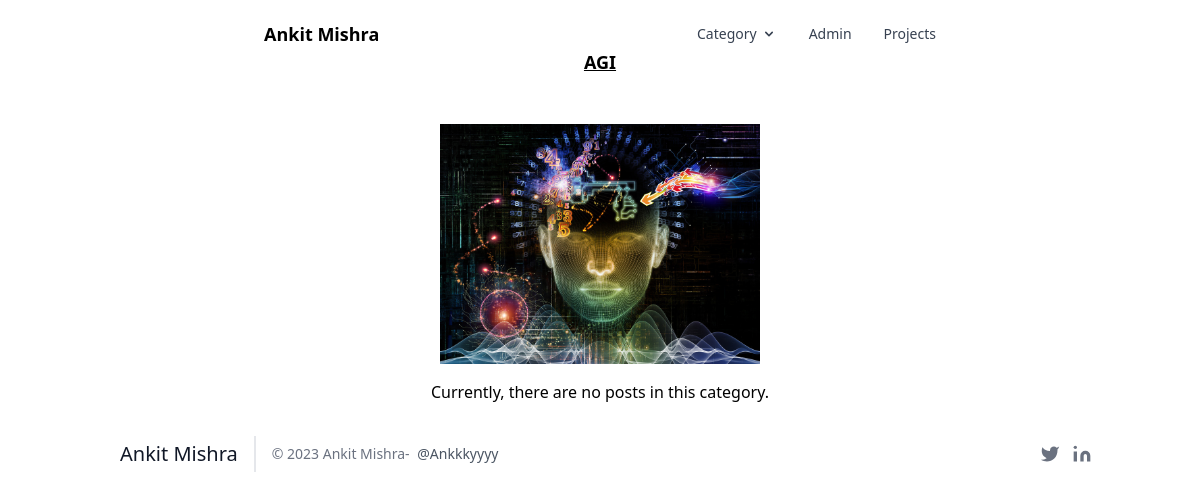
The app's page /category/agi, older data.
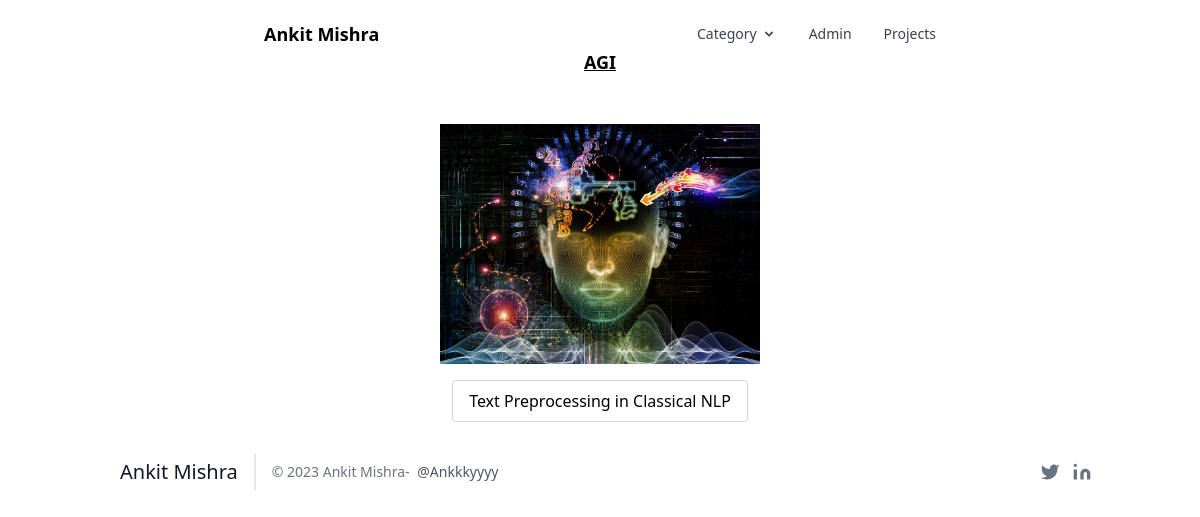
The same page, newer data.
### blog/models.py (models this page shows, shortened)
class Post(models.Model):
    post_id = models.AutoField(primary_key=True)
    title=models.CharField(max_length=200)
    content = HTMLField()
    url = models.CharField(max_length=100)
    cat = models.ForeignKey(Category,on_delete=models.CASCADE)
    image= models.ImageField(upload_to='post/')

### blog/views.py (the view)
# urls.py: path('category/<slug:url>',category),
def category(request,url):
    category = Category.objects.get(url=url)
    posts = Post.objects.filter(cat=category)
    return render(request,"Category.html",{'cat':category,'posts':posts})

### template/Category.html (shortened to what this page needs)
{%extends 'base.html' %}
{%block content%}
<div class="container-custom">
    <h2 class="text-center text-lg font-bold underline">{{ cat.title }}</h2>
    <br> <br>
    <div class="flex justify-center">
        <img src="/media/{{ cat.image }}" class="w-80 max-h-250 object-cover" alt="">
    </div>
    <div class="flex flex-col items-center">
        {% for p in posts %}
        <a href="/blog/{{ p.url }}" class="block mt-4 px-4 py-2 border border-gray-300 rounded hover:bg-gray-100">{{ p.title }}</a>
        {% empty %}
        <h3 class="mt-4">Currently, there are no posts in this category.</h3>
        {% endfor %}
    </div>
</div>
{%endblock%}

Row changes from the older to the newer data that the page shows:
now on this page (row edited): Post: title "Text Preprocessing in Classical NLP"
Text that changed along with them:
text no longer shown: "Currently, there are no posts in this category."
